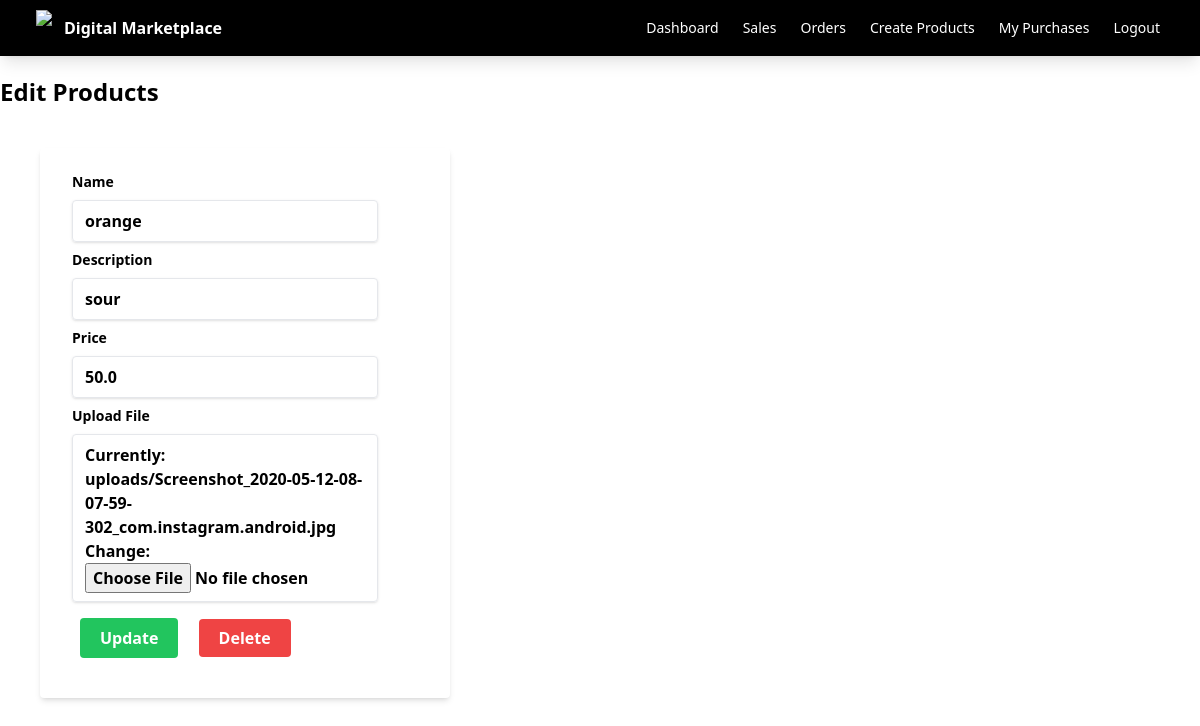
Page /editproduct/2/ (signed in) on the committed database.
### mvdm/models.py (models this page shows, shortened)
class Product(models.Model):
    seller = models.ForeignKey(User, on_delete=models.CASCADE)
    name = models.CharField(max_length=100)
    description = models.CharField(max_length=100)
    price = models.FloatField()
    file = models.FileField(upload_to='uploads')
    total_sales_amount = models.IntegerField(default=0)
    total_sales = models.IntegerField(default=0)

### mvdm/views.py (the view)
# urls.py: path('editproduct/<int:id>/', views.product_edit, name='editproduct'),
def product_edit(request,id):
    product = Product.objects.get(id=id)
    if product.seller != request.user:
        return redirect('mvdm:invalid')
    product_form = ProductForm(request.POST or None,request.FILES or None, instance=product)
    if request.method == 'POST':
        if product_form.is_valid():
            product_form.save()
            return redirect('mvdm:index')
    return render(request, 'mvdm/product_edit.html',{'product_form':product_form,'product':product})

### mvdm/forms.py
class ProductForm(forms.ModelForm):
    class Meta:
        model = Product
        fields = ['name','description','price','file']

### mvdm/templates/mvdm/product_edit.html (shortened to what this page needs)
{% extends 'mvdm/base.html' %}
{% block body %}
<div class="container py-5">
    <h1 class="text-2xl font-semibold">Edit Products </h1>
<form method="post" class="bg-white shadow-md m-10 w-2/5 rounded px-8 pt-6 pb-8 mb-4 font-semibold" enctype="multipart/form-data">
        <div class="mb-2" >
                <label class="block text-sm font-bold mb-2" for="">Name</label>
                <div class="shadow appearance-none border rounded py-2 px-3 mr-10" >{{ product_form.name }}</div>
        </div>
        <div class="mb-2" >
                <label class="block text-sm font-bold mb-2" for="">Description</label>
                <div class="shadow appearance-none border rounded py-2 px-3 mr-10">{{ product_form.description }}</div>
        </div>
        <div class="mb-2" >
            <label class="block text-sm font-bold mb-2" for="">Price</label>
            <div class="shadow appearance-none border rounded py-2 px-3 mr-10">{{ product_form.price }}</div>
        </div>
        <div class="mb-2" >
            <label class="block text-sm font-bold mb-2" for="">Upload File</label>
            <div class="shadow appearance-none border rounded py-2 px-3 mr-10">{{ product_form.file }}</div>
        </div>
        <button class="text-white bg-green-500 px-5 py-2 rounded m-2" type="submit">Update</button>
        <a class="text-white bg-red-500 px-5 py-2 rounded m-2" href="{% url 'mvdm:delete' product.id %}">Delete</a>
</form>
</div>
{% endblock %}

### rows in the picture
Product: name "orange", description "sour", price "50.0"
